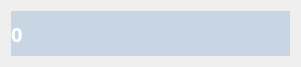
<?xml version="1.0" encoding="UTF-8"?>
<ui version="4.0">
 <class>Form</class>
 <widget class="QWidget" name="Form">
  <property name="geometry">
   <rect>
    <x>0</x>
    <y>0</y>
    <width>301</width>
    <height>67</height>
   </rect>
  </property>
  <property name="windowTitle">
   <string>Form</string>
  </property>
  <layout class="QVBoxLayout" name="verticalLayout">
   <item>
    <widget class="QLabel" name="result">
     <property name="font">
      <font>
       <family>Rockwell Extra Bold</family>
       <pointsize>15</pointsize>
       <weight>75</weight>
       <bold>true</bold>
      </font>
     </property>
     <property name="styleSheet">
      <string notr="true">background-color: rgb(200, 214, 228);
color: rgb(255, 255, 255);</string>
     </property>
     <property name="text">
      <string>0</string>
     </property>
     <property name="margin">
      <number>10</number>
     </property>
    </widget>
   </item>
  </layout>
 </widget>
 <resources/>
 <connections/>
</ui>
